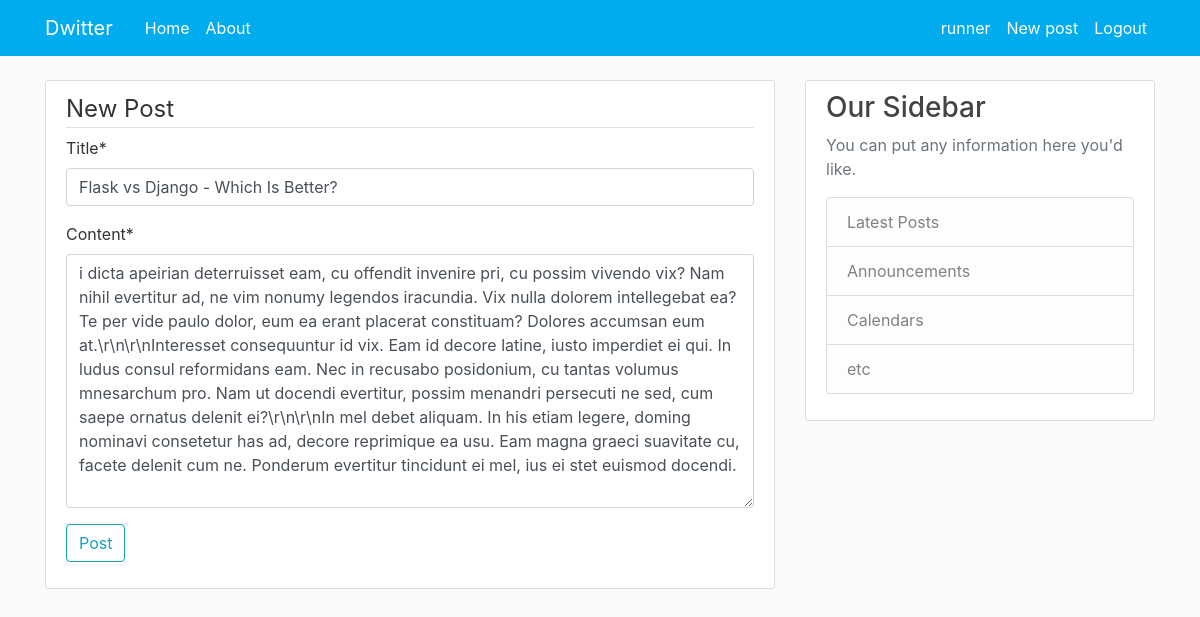
The app's page /post/14/update/ (signed in) with its own data.
### blog/models.py (models this page shows, shortened)
class Post(models.Model):
    title = models.CharField(max_length=100)
    content = models.TextField()
    date_posted = models.DateTimeField(default=timezone.now)
    author = models.ForeignKey(User, on_delete=models.CASCADE)

### blog/views.py (the view, shortened to what this page needs)
# urls.py: path('post/<int:pk>/update/', PostUpdateView.as_view(), name='post-update'),
class PostUpdateView(LoginRequiredMixin, UserPassesTestMixin, UpdateView):
    model = Post  # default it expects object #<app>/<model>_<viewtype>.html
    fields = ['title', 'content']
    def test_func(self):
        post = self.get_object()
        if self.request.user == post.author:
            return True
        return False

### blog/templates/blog/post_form.html (shortened to what this page needs)
{% extends "blog/base.html" %}
{% load crispy_forms_tags %}
{% block content %}
    <div class="content-section">
        <form method="POST">
            <fieldset>
                <legend class="border-bottom md-4">New Post</legend>
                {{ form | crispy }}
            </fieldset>
            <div class="form-group">
                <button class="btn btn-outline-info" type="submit">
                    Post
                </button>
            </div>
        </form>
    </div>
{% endblock content %}

### blog/templates/blog/base.html (shortened to what this page needs)
{%  load static %}
<!doctype html>
<html lang="en">
  <head>
    <link rel="stylesheet" href="https://stackpath.bootstrapcdn.com/bootstrap/4.3.1/css/bootstrap.min.css">
    <link rel="stylesheet" href="{% static 'blog/main.css' %}">
  </head>
  <body>
    <header class="site-header">
        <nav class="navbar navbar-expand-md navbar-dark bg-steel fixed-top">
            <div class="container">
                <a class="navbar-brand mr-4" href="/">Dwitter</a>
                <div class="collapse navbar-collapse" id="navbarToggle">
                    <div class="navbar-nav mr-auto">
                        <a class="nav-item nav-link" href="{% url 'blog-home' %}">Home</a>
                        <a class="nav-item nav-link" href="{% url 'blog-about' %}">About</a>
                    </div>
                    <div class="navbar-nav">
                        {% if user.is_authenticated %}
                            <a class="nav-item nav-link" href="{% url 'profile' %}">{{user.username}}</a>
                            <a class="nav-item nav-link" href="{% url 'post-create' %}">New post</a>
                            <a class="nav-item nav-link" href="{% url 'logout' %}">Logout</a>
                        {% else %}
                            <a class="nav-item nav-link" href="{% url 'register' %}">Register</a>
                            <a class="nav-item nav-link" href="{% url 'login' %}">Login</a>
                        {% endif %}
                    </div>
                </div>
            </div>
        </nav>
    </header>
    <main role="main" class="container">
        <div class="row">
            <div class="col-md-8">
                {% block content %}{% endblock %}
            </div>
            <div class="col-md-4">
                <div class="content-section">
                    <h3>Our Sidebar</h3>
                    <p class='text-muted'>You can put any information here you'd like.
                        <ul class="list-group">
                            <li class="list-group-item list-group-item-light">Latest Posts</li>
                            <li class="list-group-item list-group-item-light">Announcements</li>
                            <li class="list-group-item list-group-item-light">Calendars</li>
                            <li class="list-group-item list-group-item-light">etc</li>
                        </ul>
                    </p>
                </div>
            </div>
        </div>
    </main>
  </body>
</html>

### blog/static/blog/main.css (style rules this page uses)
body { background: #fafafa; color: #333333; margin-top: 5rem; }
h1, h2, h3, h4, h5, h6 { color: #444444; }
ul { margin: 0; }
.bg-steel { background-color: #00acee; }
.site-header .navbar-nav .nav-link { color: white; }
.content-section { background: #ffffff; padding: 10px 20px; border: 1px solid #dddddd; border-radius: 3px; margin-bottom: 20px; }

### records on screen
Post: title "Flask vs Django - Which Is Better?", content "i dicta apeirian deterruisset eam, cu offendit invenire pri, cu possim vivendo vix? Nam nihil evertitur ad, ne vim nonumy legendos iracundia. Vix nulla dolorem intellegebat ea? Te per vide paulo dolor, eum ea erant placerat constituam? Dolores accumsan eum at.\\r\\n\\r\\nInteresset consequuntur id vix. Eam id decore latine, iusto imperdiet ei qui. In ludus consul reformidans eam. Nec in recusabo posidonium, cu tantas volumus mnesarchum pro. Nam ut docendi evertitur, possim menandri persecuti ne sed, cum saepe ornatus delenit ei?\\r\\n\\r\\nIn mel debet aliquam. In his etiam legere, doming nominavi consetetur has ad, decore reprimique ea usu. Eam magna graeci suavitate cu, facete delenit cum ne.…"

### other values on screen
{{ user.username }} "runner"
